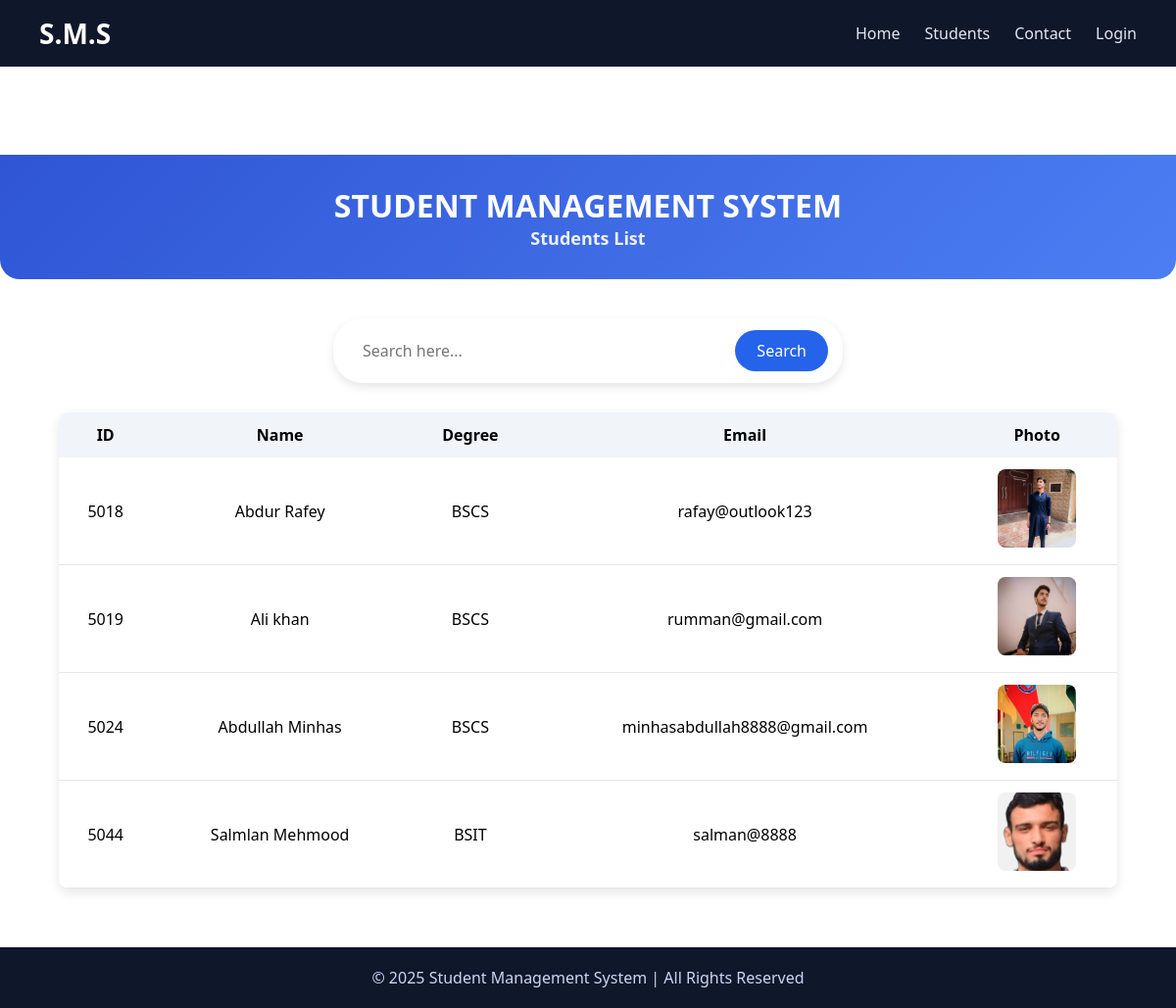
/students, run on the app's committed database.
### app.py (models this page shows)
class Students(db.Model):
    id = db.Column(db.Integer, primary_key=True)
    name = db.Column(db.String(30), nullable = False)
    reg = db.Column(db.Integer, nullable = False, unique=True)
    phone = db.Column(db.String(12), unique=True)
    email = db.Column(db.String(30), nullable = False , unique=True)
    degree = db.Column(db.String(20), nullable = False)
    cnic = db.Column(db.String(20), nullable = False, unique=True)
    photo = db.Column(db.String(20), nullable=False)

### app.py (the view, shortened to what this page needs)
@app.route("/students", methods=["GET","POST"])
def show():
    show = Students.query.order_by(Students.reg.asc()).all()
    return render_template("show.html",show=show)

### templates/show.html (shortened to what this page needs)
{% extends 'homebase.html' %}
{% block content %}
<br>
<br>
<br>
<br>
<div class="topbar">
    <h1>Student Management System</h1>
    <h2>Students List</h2>
</div>
        <div class="search-page-container">
            <form method="post">
                <div class="search-box">
                    <input type="text" placeholder="Search here..." name="name" class="search-input">
                    <button class="search-btn">Search</button>
                </div>
            </form>
        <table class="search-table">
            <tr>
                <th>ID</th>
                <th>Name</th>
                <th>Degree</th>
                <th>Email</th>
                <th>Photo</th>
            </tr>
            {% if show %}
            {% for user in show %}
            <tr>
                <td>{{user.reg}}</td>
                <td>{{user.name}}</td>
                <td>{{user.degree}}</td>
                <td>{{user.email}}</td>
                <td><img src="static/uploads/{{user.photo}}" alt="" width="80px" class="table"></td>
            </tr>
            {% endfor %}
            {% endif %}
        </table>
    </div>
{% endblock content %}

### static/home.css (style rules this page uses)
:root { --primary:#2563eb; --primary-dark:#1d4ed8; --dark:#0f172a; --light:#f8fafc; --gray:#64748b; --danger:#ef4444; --success:#22c55e; }
* { margin:0; padding:0; box-sizing:border-box; font-family: "Segoe UI", Arial, sans-serif; }
body { background:#ffffff; padding-top:70px; }
.search-page-container { width:90%; margin:40px auto; }
.search-box { margin:30px auto; display:flex; align-items:center; justify-content:center; width:520px; background:white; padding:12px 15px; border-radius:30px; box-shadow:0 4px 10px rgba(0,0,0,0.1); }
.search-input { flex:1; padding:10px 15px; border:none; outline:none; font-size:16px; }
.search-btn { padding:10px 22px; background:var(--primary); border:none; color:white; font-size:16px; border-radius:30px; cursor:pointer; transition:0.3s; }
.search-table { width:100%; margin-top:30px; border-collapse:collapse; background:white; box-shadow:0 4px 12px rgba(0,0,0,0.1); border-radius:10px; overflow:hidden; }
.search-table th { background:#f1f5f9; padding:12px; text-align:center; }
.search-table td { padding:12px; text-align:center; border-bottom:1px solid #e5e7eb; }
.search-table img { width:80px; height:80px; object-fit:cover; border-radius:8px; }
.topbar { width:100%; background:linear-gradient(135deg,#2f55d4,#4c7ef3); padding:30px 0; text-align:center; color:white; border-bottom-left-radius:20px; border-bottom-right-radius:20px; }
.topbar h1 { font-size:32px; text-transform:uppercase; }
.topbar h2 { font-size:18px; opacity:0.9; }

### data on the page
Students: reg "5018", name "Abdur Rafey", degree "BSCS", email "rafay@outlook123", photo (picture)
Students: reg "5019", name "Ali khan", degree "BSCS", email "rumman@gmail.com", photo (picture)
Students: reg "5024", name "Abdullah Minhas", degree "BSCS", email "minhasabdullah8888@gmail.com", photo (picture)
Students: reg "5044", name "Salmlan Mehmood", degree "BSIT", email "salman@8888", photo (picture)
